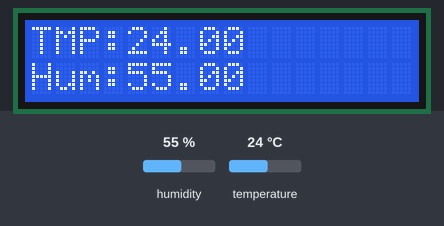
A sketch run on a simulated Arduino Uno, built with avr-gcc and run on an emulated ATmega328P. Parts: 16×2 character LCD. Inputs (shaded band) come from the test bench; at power-on: humidity 55 %, temperature 24 °C.

Above: at 1.2 s.
1.3 s: humidity set to 22 %
At 2.3 s:
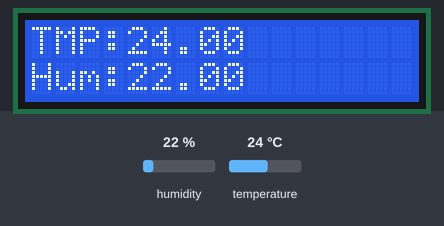
3.1 s: temperature set to 12 °C
At 4.4 s:
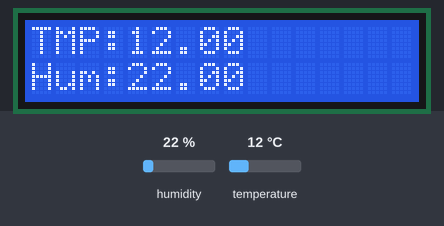
4.7 s: humidity set to 40 %
At 5.2 s:
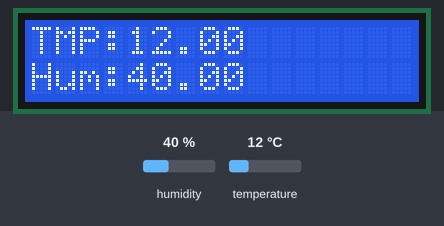
6.3 s: temperature set to 19 °C
At 7.2 s:
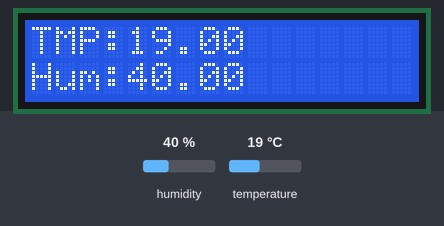
Timing chart, 0 to 8.9 s (numbered marks = the images above; inputs shaded):
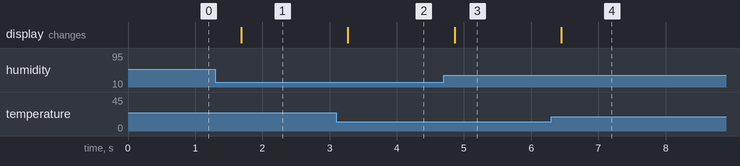

The sketch:

4_dh11.ino
```cpp
#include <dht.h>
#include<LiquidCrystal.h>

#define DHT11_PIN 10

LiquidCrystal lcd(2, 3, 4, 5, 6, 7);

dht DHT;


void setup()
{
  lcd.begin(16, 2);
}

void loop()
{
  int chk = DHT.read11(DHT11_PIN);
  lcd.setCursor(0,0);
  lcd.print("TMP:            ");
  lcd.setCursor(0,1);
  lcd.print("Hum:            ");
  lcd.setCursor(4,0);
  lcd.print(DHT.temperature);
  lcd.setCursor(4,1);
  lcd.print(DHT.humidity);
  delay(500);
  }
```

Measured:
- after the input at 1.3 s, the display: changes after 0.38 s (image 1)
- after the input at 3.1 s, the display: changes after 0.17 s (image 2)
- after the input at 4.7 s, the display: changes after 0.16 s (image 3)
- after the input at 6.3 s, the display: changes after 0.15 s (image 4)
